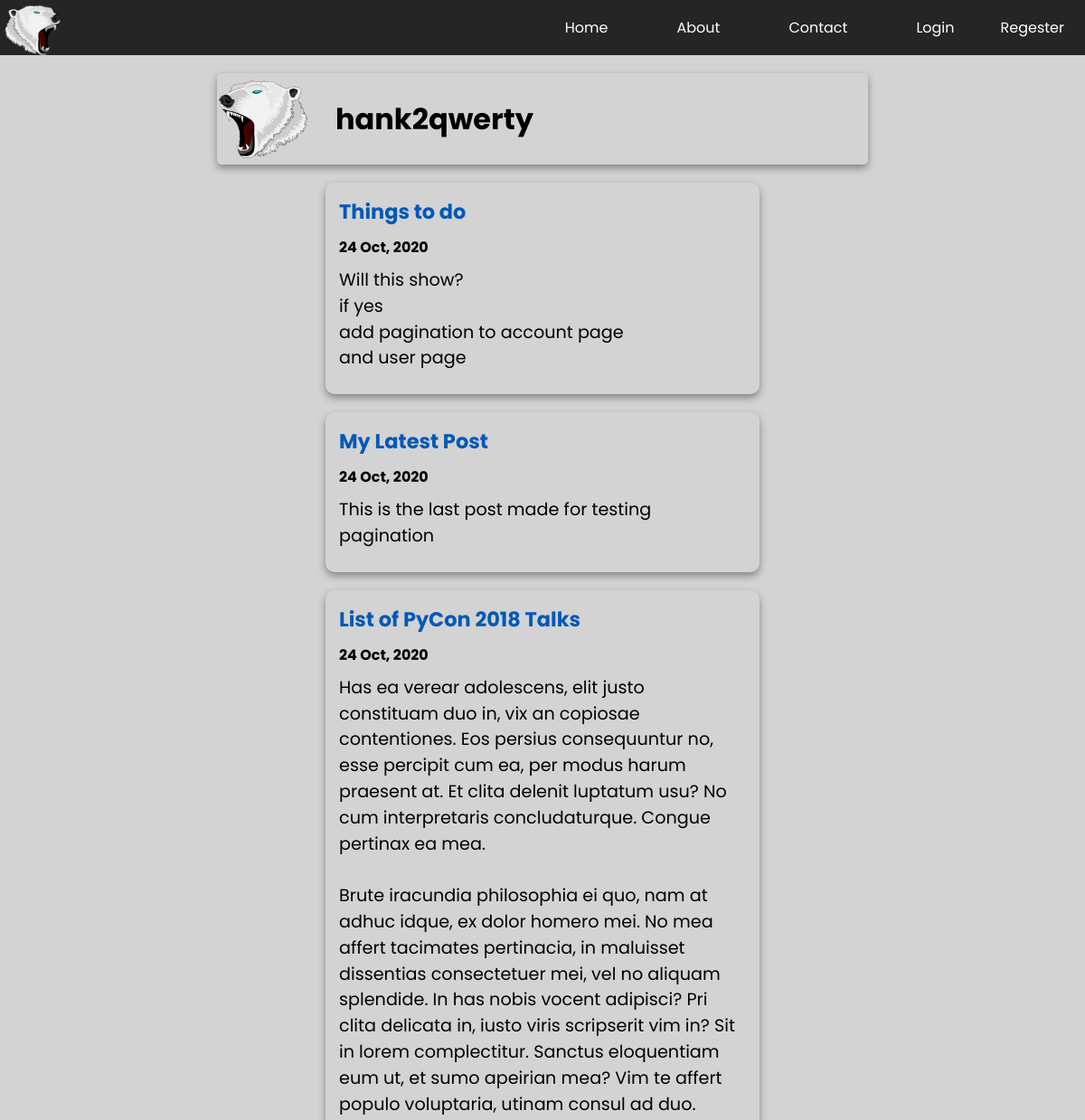
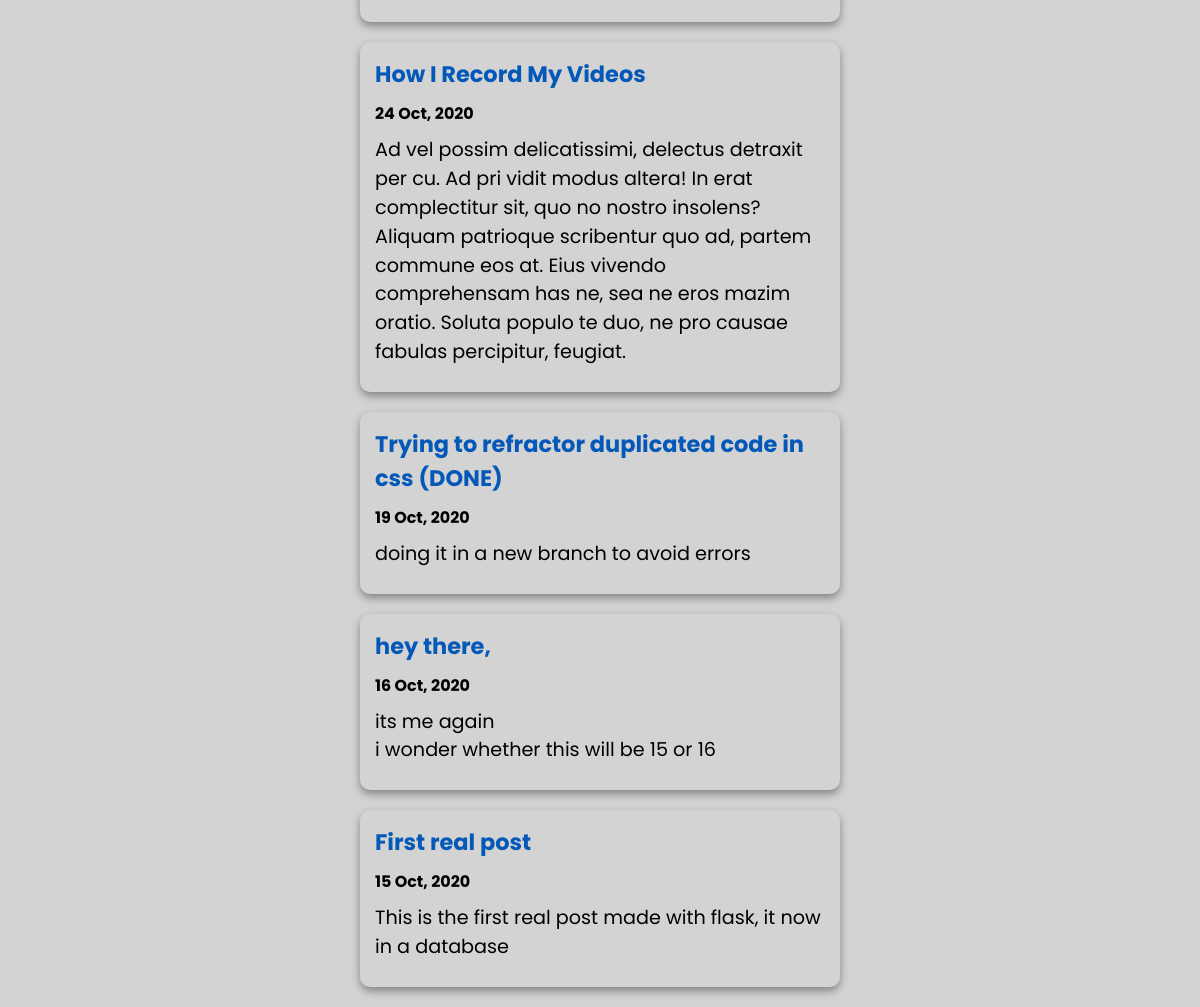
The page /user/hank2qwerty on the database as committed earlier (2 pictures, top to bottom).
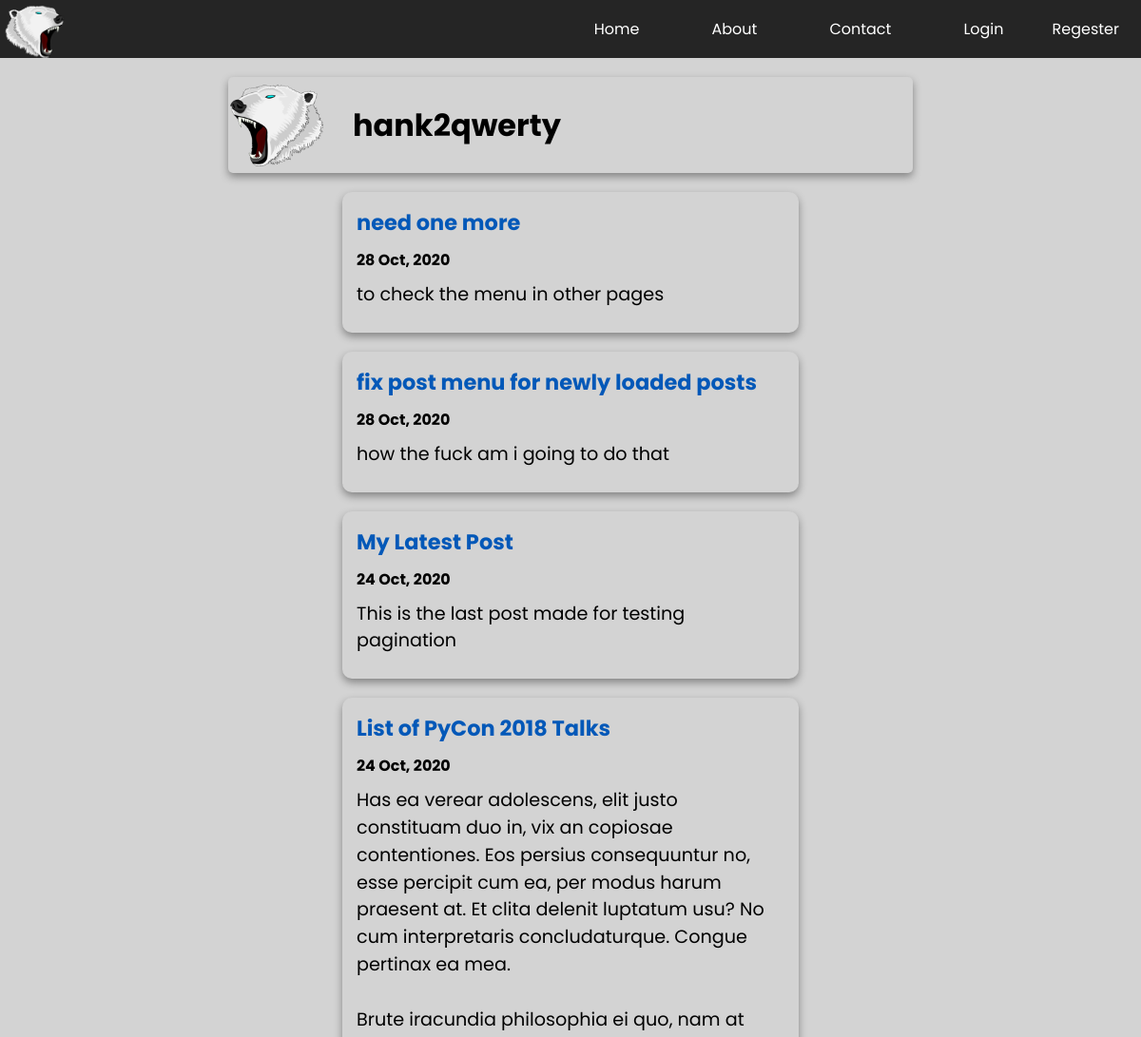
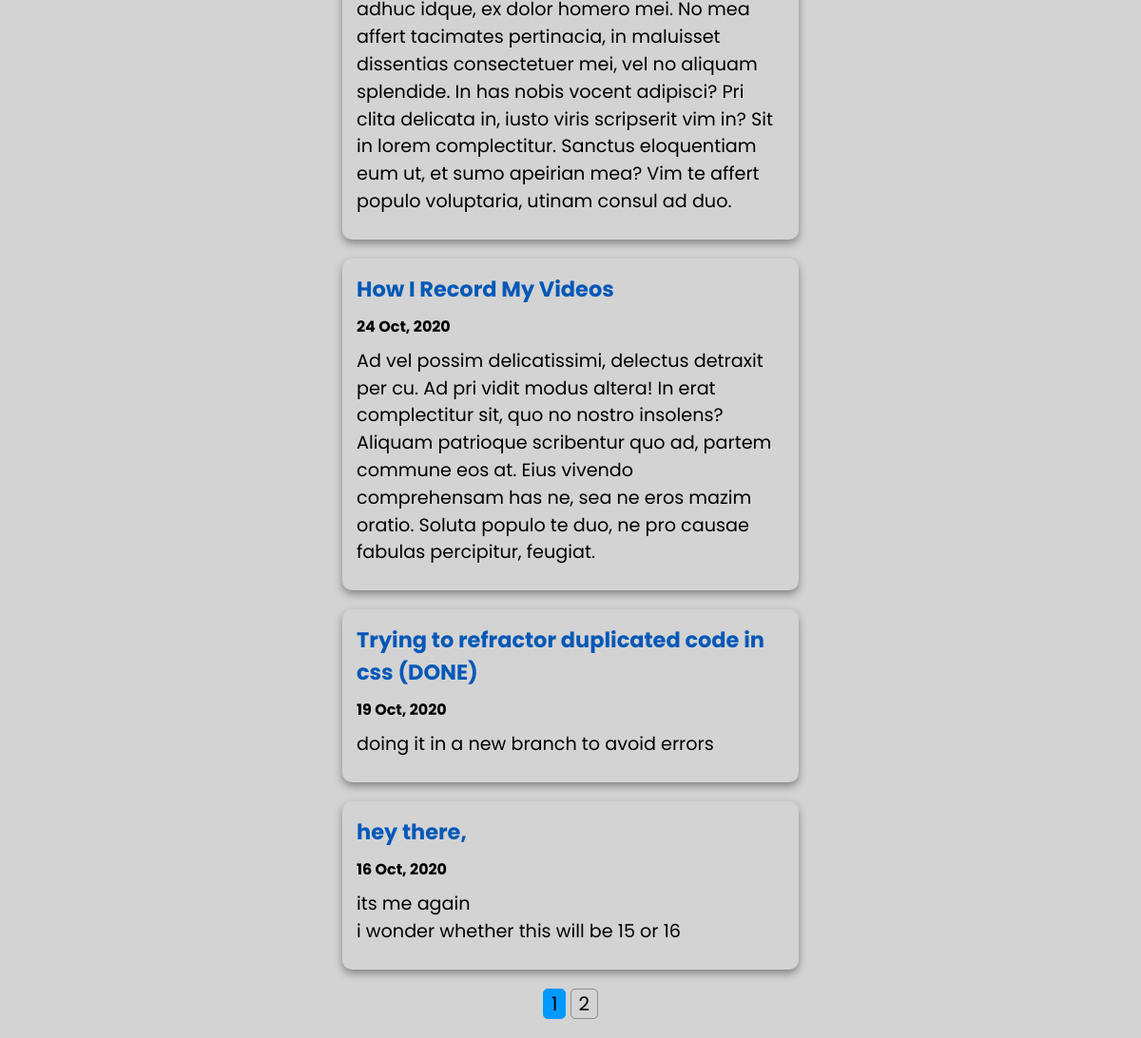
The same page on the database as committed later (2 pictures, top to bottom).
### flaskblog/model.py (models this page shows, shortened)
class Post(db.Model):
    id = db.Column(db.Integer, primary_key=True)
    title = db.Column(db.String(250), nullable=False)
    post_date = db.Column(db.DateTime, nullable=False,
                          default=datetime.utcnow)
    content = db.Column(db.Text, nullable=False)
    user_id = db.Column(db.Integer, db.ForeignKey('user.id'), nullable=False)

### flaskblog/users/routes.py (the view)
@users.route('/user/<string:username>')
def user(username):
    page = request.args.get('page', 1, type=int)
    user = User.query.filter_by(username=username).first()
    posts = Post.query.filter_by(author=user).order_by(
        Post.post_date.desc()).paginate(per_page=POSTS_PER_PAGE, page=page)
    return render_template('user.html', user=user, posts=posts)

### flaskblog/templates/user.html
{%extends "layout.html"%} {% block title%} {{user.username}} {% endblock title%} {%
block style%}
<link rel="stylesheet" href="{{ url_for('static', filename='styles/post.css') }}" />
<link rel="stylesheet" href="{{ url_for('static', filename='styles/user.css') }}" />
{%endblock style%} {%block main%}
<div class="container">
    <div class="account-info">
        <div class="img-cont">
            <img
                class="profile-pic"
                src="{{url_for('static', filename='images/profiles/' + user.profile_img)}}"
                alt="Profile Picture"
            />
        </div>
        <div class="text">
            <h1 class="display-username">{{user.username}}</h1>
        </div>
    </div>
</div>
{% for post in posts.items%}
<div class="post">
    <h3 class="post-title">
        <a href="{{url_for('posts.post', post_id=post.id)}}">{{post.title}}</a>
    </h3>
    <h5>{{post.post_date.strftime("%d %b, %Y") }}</h5>
    <p>{{post.content}}</p>
</div>
{%endfor%} {% if posts.pages > 1%} {%for page_num in posts.iter_pages(left_current=2,
right_current=2)%} {%if page_num %} {%if page_num == posts.page%}
<a
    class="page-num active"
    href="{{url_for('users.user', username=user.username,page=page_num)}}"
    >{{page_num}}</a
>
{%else%}
<a
    class="page-num"
    href="{{url_for('users.user', username=user.username,page=page_num)}}"
    >{{page_num}}</a
>
{%endif%} {%else%} ... {%endif%} {%endfor%} {%endif%} {%endblock main%}

Rows that differ between the two databases and show on the page:
removed Post: title "Things to do", post_date "24 Oct, 2020", content "Will this show? if yes add pagination to account page and user page"
no longer on this page (row unchanged): Post: title "First real post", post_date "15 Oct, 2020", content "This is the first real post made with flask, it now in a database"
now on this page (row edited): Post: title "need one more", post_date "28 Oct, 2020", content "to check the menu in other pages"
added Post: title "fix post menu for newly loaded posts", post_date "28 Oct, 2020", content "how the fuck am i going to do that"
Other text that changed with them:
new list line: "1"
new list line: "2"
